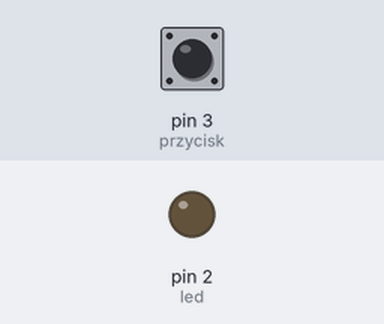
This sketch was run on a simulated Arduino Uno, built with avr-gcc and run on an emulated ATmega328P. Shown: output pins drawn as LEDs (lit = HIGH). The inputs (shaded band) are chosen by the test bench; at power-on: pin 3 (przycisk) HIGH.

Above: at 1.2 s.
1.3 s: pin 3 (przycisk) pulled LOW for 0.15 s
At 2.6 s:
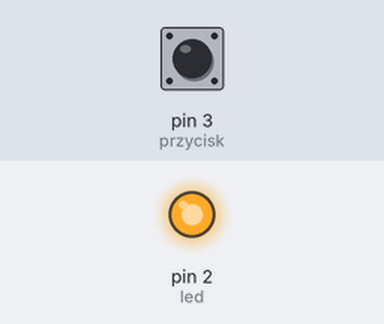
2.9 s: pin 3 (przycisk) pulled LOW for 1 s
At 5.1 s:
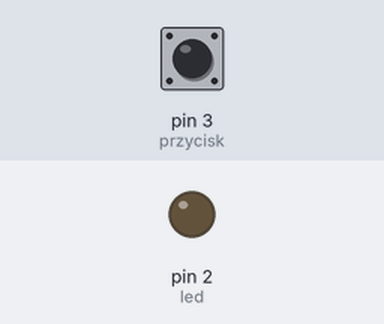
5.4 s: pin 3 (przycisk) pulled LOW for 3.2 s
At 9.9 s:
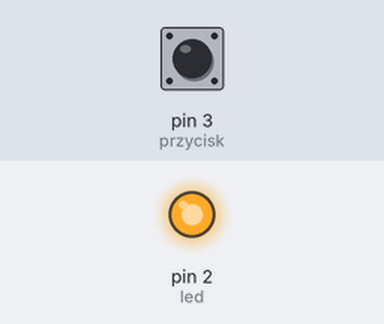
Timing chart, 0 to 11.4 s (numbered marks = the images above; inputs shaded):
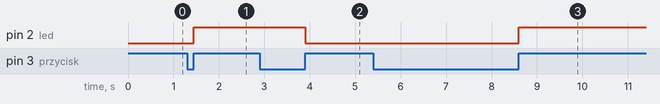

The sketch:

Dioda_i_przycisk.ino
```cpp
/*
Pierwszy projekt Arduino na rejestrach
Miganie diodą na przycisk
*/

//Definicje wyprowadzeń
#define led 2
#define przycisk 3

void setup() {
  //Ustawienie we/wy
  DDRD = 1<<led;
  //Led zgaszony, rezystor podciągniety
  PORTD = 1<<przycisk;
}

void loop() {
  if((PIND & 1<<przycisk) == 0){
    while((PIND & 1<<przycisk) == 0){ };
    PORTD ^= 1<<led;
    _delay_ms(50);
  }
  _delay_ms(10);
}
```

Measured:
- after the input at 1.3 s, pin 2 (led): LOW → HIGH after 0.15 s
- after the input at 2.9 s, pin 2 (led): HIGH → LOW after 1.0 s
- after the input at 5.4 s, pin 2 (led): LOW → HIGH after 3.2 s
